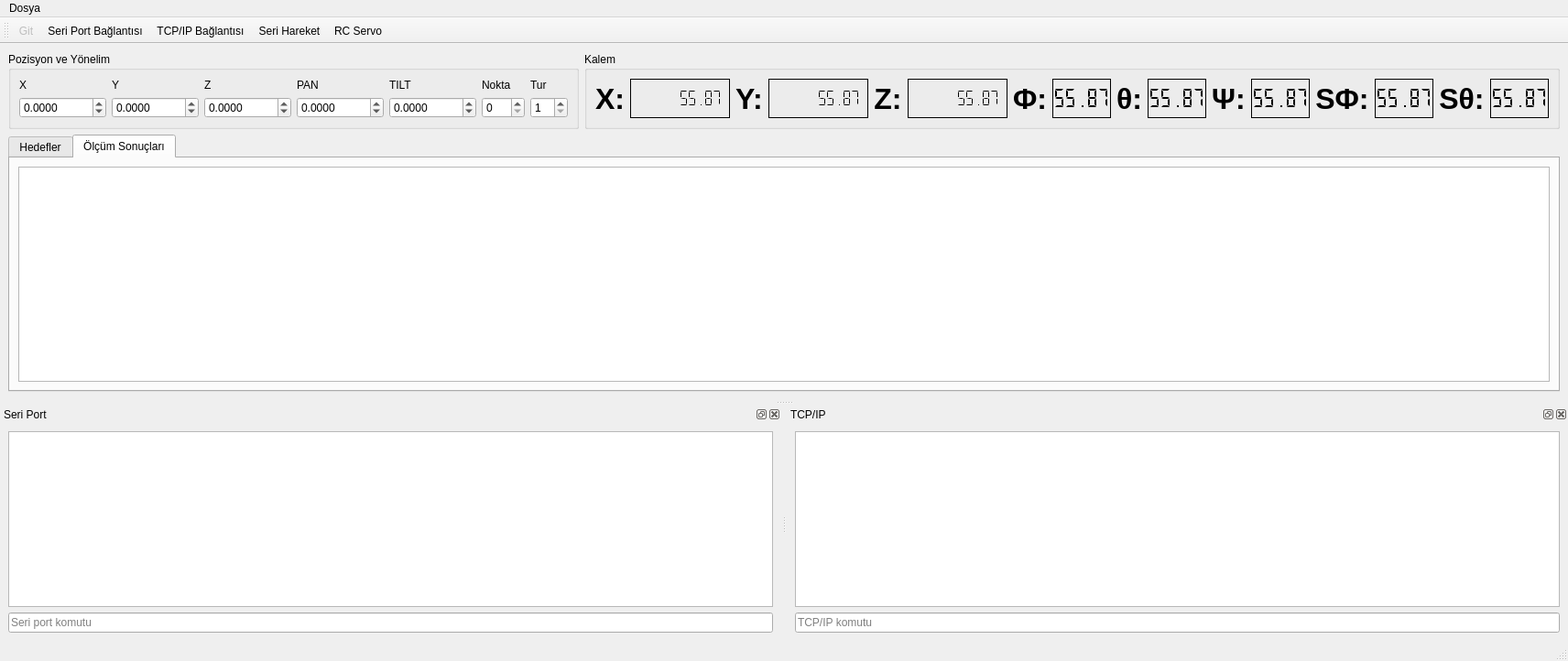
<?xml version="1.0" encoding="UTF-8"?>
<ui version="4.0">
 <class>Home</class>
 <widget class="QMainWindow" name="Home">
  <property name="geometry">
   <rect>
    <x>0</x>
    <y>0</y>
    <width>1642</width>
    <height>722</height>
   </rect>
  </property>
  <property name="windowTitle">
   <string>Evka Test</string>
  </property>
  <widget class="QWidget" name="centralwidget">
   <layout class="QVBoxLayout" name="verticalLayout">
    <item>
     <layout class="QHBoxLayout" name="horizontalLayout" stretch="1,2">
      <item>
       <widget class="QGroupBox" name="groupBox">
        <property name="title">
         <string>Pozisyon ve Yönelim</string>
        </property>
        <layout class="QGridLayout" name="gridLayout">
         <item row="1" column="5">
          <widget class="QDoubleSpinBox" name="inputTilt">
           <property name="decimals">
            <number>4</number>
           </property>
           <property name="minimum">
            <double>-10000.000000000000000</double>
           </property>
           <property name="maximum">
            <double>10000.000000000000000</double>
           </property>
           <property name="singleStep">
            <double>0.100000000000000</double>
           </property>
          </widget>
         </item>
         <item row="1" column="2">
          <widget class="QDoubleSpinBox" name="inputY">
           <property name="decimals">
            <number>4</number>
           </property>
           <property name="minimum">
            <double>-10000.000000000000000</double>
           </property>
           <property name="maximum">
            <double>10000.000000000000000</double>
           </property>
           <property name="singleStep">
            <double>0.100000000000000</double>
           </property>
          </widget>
         </item>
         <item row="1" column="0">
          <widget class="QDoubleSpinBox" name="inputX">
           <property name="decimals">
            <number>4</number>
           </property>
           <property name="minimum">
            <double>-10000.000000000000000</double>
           </property>
           <property name="maximum">
            <double>10000.000000000000000</double>
           </property>
           <property name="singleStep">
            <double>0.100000000000000</double>
           </property>
          </widget>
         </item>
         <item row="0" column="3">
          <widget class="QLabel" name="label_3">
           <property name="text">
            <string>Z</string>
           </property>
          </widget>
         </item>
         <item row="1" column="3">
          <widget class="QDoubleSpinBox" name="inputZ">
           <property name="decimals">
            <number>4</number>
           </property>
           <property name="minimum">
            <double>-10000.000000000000000</double>
           </property>
           <property name="maximum">
            <double>10000.000000000000000</double>
           </property>
           <property name="singleStep">
            <double>0.100000000000000</double>
           </property>
          </widget>
         </item>
         <item row="0" column="5">
          <widget class="QLabel" name="label_5">
           <property name="text">
            <string>TILT</string>
           </property>
          </widget>
         </item>
         <item row="0" column="0">
          <widget class="QLabel" name="label">
           <property name="text">
            <string>X</string>
           </property>
          </widget>
         </item>
         <item row="0" column="4">
          <widget class="QLabel" name="label_4">
           <property name="text">
            <string>PAN</string>
           </property>
          </widget>
         </item>
         <item row="1" column="4">
          <widget class="QDoubleSpinBox" name="inputPan">
           <property name="decimals">
            <number>4</number>
           </property>
           <property name="minimum">
            <double>-10000.000000000000000</double>
           </property>
           <property name="maximum">
            <double>10000.000000000000000</double>
           </property>
           <property name="singleStep">
            <double>0.100000000000000</double>
           </property>
          </widget>
         </item>
         <item row="1" column="6">
          <widget class="QSpinBox" name="spinBoxPoint">
           <property name="maximum">
            <number>200</number>
           </property>
           <property name="value">
            <number>0</number>
           </property>
          </widget>
         </item>
         <item row="0" column="6">
          <widget class="QLabel" name="label_12">
           <property name="text">
            <string>Nokta</string>
           </property>
          </widget>
         </item>
         <item row="0" column="2">
          <widget class="QLabel" name="label_2">
           <property name="text">
            <string>Y</string>
           </property>
          </widget>
         </item>
         <item row="1" column="7">
          <widget class="QSpinBox" name="spinBoxTestNum">
           <property name="minimum">
            <number>1</number>
           </property>
           <property name="maximum">
            <number>21</number>
           </property>
           <property name="value">
            <number>1</number>
           </property>
          </widget>
         </item>
         <item row="0" column="7">
          <widget class="QLabel" name="label_13">
           <property name="text">
            <string>Tur</string>
           </property>
          </widget>
         </item>
        </layout>
       </widget>
      </item>
      <item>
       <widget class="QGroupBox" name="groupBox_2">
        <property name="title">
         <string>Kalem</string>
        </property>
        <layout class="QGridLayout" name="gridLayout_2" columnstretch="1,2,1,2,1,2,1,2,1,2,1,2,0,0,0,0,0,0">
         <item row="1" column="11">
          <widget class="QLCDNumber" name="digitPsi">
           <property name="frameShadow">
            <enum>QFrame::Plain</enum>
           </property>
           <property name="mode">
            <enum>QLCDNumber::Dec</enum>
           </property>
           <property name="segmentStyle">
            <enum>QLCDNumber::Flat</enum>
           </property>
           <property name="value" stdset="0">
            <double>55.869999999999997</double>
           </property>
          </widget>
         </item>
         <item row="1" column="17">
          <widget class="QLCDNumber" name="digitSTheta">
           <property name="frameShadow">
            <enum>QFrame::Plain</enum>
           </property>
           <property name="mode">
            <enum>QLCDNumber::Dec</enum>
           </property>
           <property name="segmentStyle">
            <enum>QLCDNumber::Flat</enum>
           </property>
           <property name="value" stdset="0">
            <double>55.869999999999997</double>
           </property>
          </widget>
         </item>
         <item row="1" column="5">
          <widget class="QLCDNumber" name="digitZ">
           <property name="frameShadow">
            <enum>QFrame::Plain</enum>
           </property>
           <property name="digitCount">
            <number>10</number>
           </property>
           <property name="mode">
            <enum>QLCDNumber::Dec</enum>
           </property>
           <property name="segmentStyle">
            <enum>QLCDNumber::Flat</enum>
           </property>
           <property name="value" stdset="0">
            <double>55.869999999999997</double>
           </property>
          </widget>
         </item>
         <item row="1" column="9">
          <widget class="QLCDNumber" name="digitTheta">
           <property name="frameShadow">
            <enum>QFrame::Plain</enum>
           </property>
           <property name="mode">
            <enum>QLCDNumber::Dec</enum>
           </property>
           <property name="segmentStyle">
            <enum>QLCDNumber::Flat</enum>
           </property>
           <property name="value" stdset="0">
            <double>55.869999999999997</double>
           </property>
          </widget>
         </item>
         <item row="1" column="2">
          <widget class="QLabel" name="label_7">
           <property name="font">
            <font>
             <pointsize>24</pointsize>
             <weight>75</weight>
             <bold>true</bold>
            </font>
           </property>
           <property name="text">
            <string>Y:</string>
           </property>
           <property name="alignment">
            <set>Qt::AlignCenter</set>
           </property>
          </widget>
         </item>
         <item row="1" column="4">
          <widget class="QLabel" name="label_8">
           <property name="font">
            <font>
             <pointsize>24</pointsize>
             <weight>75</weight>
             <bold>true</bold>
            </font>
           </property>
           <property name="text">
            <string>Z:</string>
           </property>
           <property name="alignment">
            <set>Qt::AlignCenter</set>
           </property>
          </widget>
         </item>
         <item row="1" column="12">
          <widget class="QLabel" name="label_14">
           <property name="font">
            <font>
             <pointsize>24</pointsize>
             <weight>75</weight>
             <bold>true</bold>
            </font>
           </property>
           <property name="text">
            <string>SΦ:</string>
           </property>
           <property name="alignment">
            <set>Qt::AlignCenter</set>
           </property>
          </widget>
         </item>
         <item row="1" column="15">
          <widget class="QLabel" name="label_15">
           <property name="font">
            <font>
             <pointsize>24</pointsize>
             <weight>75</weight>
             <bold>true</bold>
            </font>
           </property>
           <property name="text">
            <string>Sθ:</string>
           </property>
           <property name="alignment">
            <set>Qt::AlignCenter</set>
           </property>
          </widget>
         </item>
         <item row="1" column="0">
          <widget class="QLabel" name="label_6">
           <property name="font">
            <font>
             <pointsize>24</pointsize>
             <weight>75</weight>
             <bold>true</bold>
            </font>
           </property>
           <property name="text">
            <string>X:</string>
           </property>
           <property name="alignment">
            <set>Qt::AlignCenter</set>
           </property>
          </widget>
         </item>
         <item row="1" column="6">
          <widget class="QLabel" name="label_9">
           <property name="font">
            <font>
             <pointsize>24</pointsize>
             <weight>75</weight>
             <bold>true</bold>
            </font>
           </property>
           <property name="text">
            <string>Φ:</string>
           </property>
           <property name="alignment">
            <set>Qt::AlignCenter</set>
           </property>
          </widget>
         </item>
         <item row="1" column="8">
          <widget class="QLabel" name="label_10">
           <property name="font">
            <font>
             <pointsize>24</pointsize>
             <weight>75</weight>
             <bold>true</bold>
            </font>
           </property>
           <property name="text">
            <string>θ:</string>
           </property>
           <property name="alignment">
            <set>Qt::AlignCenter</set>
           </property>
          </widget>
         </item>
         <item row="1" column="14">
          <widget class="QLCDNumber" name="digitSFi">
           <property name="frameShadow">
            <enum>QFrame::Plain</enum>
           </property>
           <property name="mode">
            <enum>QLCDNumber::Dec</enum>
           </property>
           <property name="segmentStyle">
            <enum>QLCDNumber::Flat</enum>
           </property>
           <property name="value" stdset="0">
            <double>55.869999999999997</double>
           </property>
          </widget>
         </item>
         <item row="1" column="3">
          <widget class="QLCDNumber" name="digitY">
           <property name="frameShadow">
            <enum>QFrame::Plain</enum>
           </property>
           <property name="digitCount">
            <number>10</number>
           </property>
           <property name="mode">
            <enum>QLCDNumber::Dec</enum>
           </property>
           <property name="segmentStyle">
            <enum>QLCDNumber::Flat</enum>
           </property>
           <property name="value" stdset="0">
            <double>55.869999999999997</double>
           </property>
          </widget>
         </item>
         <item row="1" column="7">
          <widget class="QLCDNumber" name="digitFi">
           <property name="frameShadow">
            <enum>QFrame::Plain</enum>
           </property>
           <property name="mode">
            <enum>QLCDNumber::Dec</enum>
           </property>
           <property name="segmentStyle">
            <enum>QLCDNumber::Flat</enum>
           </property>
           <property name="value" stdset="0">
            <double>55.869999999999997</double>
           </property>
          </widget>
         </item>
         <item row="1" column="1">
          <widget class="QLCDNumber" name="digitX">
           <property name="frameShadow">
            <enum>QFrame::Plain</enum>
           </property>
           <property name="digitCount">
            <number>10</number>
           </property>
           <property name="mode">
            <enum>QLCDNumber::Dec</enum>
           </property>
           <property name="segmentStyle">
            <enum>QLCDNumber::Flat</enum>
           </property>
           <property name="value" stdset="0">
            <double>55.869999999999997</double>
           </property>
          </widget>
         </item>
         <item row="1" column="10">
          <widget class="QLabel" name="label_11">
           <property name="font">
            <font>
             <pointsize>24</pointsize>
             <weight>75</weight>
             <bold>true</bold>
            </font>
           </property>
           <property name="text">
            <string>Ψ:</string>
           </property>
           <property name="alignment">
            <set>Qt::AlignCenter</set>
           </property>
          </widget>
         </item>
        </layout>
       </widget>
      </item>
     </layout>
    </item>
    <item>
     <widget class="QTabWidget" name="tabWidget">
      <property name="currentIndex">
       <number>1</number>
      </property>
      <widget class="QWidget" name="tabTarget">
       <attribute name="title">
        <string>Hedefler</string>
       </attribute>
       <layout class="QVBoxLayout" name="verticalLayout_4">
        <item>
         <widget class="QTableView" name="tableTargets">
          <property name="editTriggers">
           <set>QAbstractItemView::NoEditTriggers</set>
          </property>
          <property name="selectionMode">
           <enum>QAbstractItemView::SingleSelection</enum>
          </property>
          <property name="selectionBehavior">
           <enum>QAbstractItemView::SelectRows</enum>
          </property>
          <attribute name="horizontalHeaderStretchLastSection">
           <bool>true</bool>
          </attribute>
         </widget>
        </item>
       </layout>
      </widget>
      <widget class="QWidget" name="tabResults">
       <attribute name="title">
        <string>Ölçüm Sonuçları</string>
       </attribute>
       <layout class="QVBoxLayout" name="verticalLayout_5">
        <item>
         <widget class="QTableView" name="tableResults">
          <attribute name="horizontalHeaderStretchLastSection">
           <bool>true</bool>
          </attribute>
          <attribute name="verticalHeaderVisible">
           <bool>false</bool>
          </attribute>
         </widget>
        </item>
       </layout>
      </widget>
     </widget>
    </item>
   </layout>
  </widget>
  <widget class="QMenuBar" name="menubar">
   <property name="geometry">
    <rect>
     <x>0</x>
     <y>0</y>
     <width>1642</width>
     <height>22</height>
    </rect>
   </property>
   <widget class="QMenu" name="menuDosya">
    <property name="title">
     <string>Dosya</string>
    </property>
    <addaction name="action_import_csv"/>
    <addaction name="action_export_csv"/>
   </widget>
   <addaction name="menuDosya"/>
  </widget>
  <widget class="QStatusBar" name="statusbar"/>
  <widget class="QToolBar" name="toolBar">
   <property name="windowTitle">
    <string>toolBar</string>
   </property>
   <property name="iconSize">
    <size>
     <width>32</width>
     <height>32</height>
    </size>
   </property>
   <property name="toolButtonStyle">
    <enum>Qt::ToolButtonTextBesideIcon</enum>
   </property>
   <attribute name="toolBarArea">
    <enum>TopToolBarArea</enum>
   </attribute>
   <attribute name="toolBarBreak">
    <bool>false</bool>
   </attribute>
   <addaction name="action_go"/>
   <addaction name="action_connect_sp"/>
   <addaction name="action_connect_tcpip"/>
   <addaction name="action_serial_movement"/>
   <addaction name="actionGoGo"/>
  </widget>
  <widget class="QDockWidget" name="dockWidget">
   <property name="windowTitle">
    <string>Seri Port</string>
   </property>
   <attribute name="dockWidgetArea">
    <number>8</number>
   </attribute>
   <widget class="QWidget" name="dockWidgetContents">
    <layout class="QVBoxLayout" name="verticalLayout_2">
     <item>
      <widget class="QPlainTextEdit" name="spConsole">
       <property name="textInteractionFlags">
        <set>Qt::TextSelectableByKeyboard|Qt::TextSelectableByMouse</set>
       </property>
       <property name="maximumBlockCount">
        <number>2000</number>
       </property>
      </widget>
     </item>
     <item>
      <widget class="QLineEdit" name="lineEditSP">
       <property name="placeholderText">
        <string>Seri port komutu</string>
       </property>
      </widget>
     </item>
    </layout>
   </widget>
  </widget>
  <widget class="QDockWidget" name="dockWidget_2">
   <property name="windowTitle">
    <string>TCP/IP</string>
   </property>
   <attribute name="dockWidgetArea">
    <number>8</number>
   </attribute>
   <widget class="QWidget" name="dockWidgetContents_2">
    <layout class="QVBoxLayout" name="verticalLayout_3">
     <item>
      <widget class="QPlainTextEdit" name="tcpConsole">
       <property name="maximumBlockCount">
        <number>2000</number>
       </property>
      </widget>
     </item>
     <item>
      <widget class="QLineEdit" name="lineEditTCP">
       <property name="placeholderText">
        <string>TCP/IP komutu</string>
       </property>
      </widget>
     </item>
    </layout>
   </widget>
  </widget>
  <action name="action_import_csv">
   <property name="text">
    <string>İçe Aktar (CSV)</string>
   </property>
  </action>
  <action name="action_connect_sp">
   <property name="checkable">
    <bool>true</bool>
   </property>
   <property name="icon">
    <iconset resource="res.qrc">
     <normaloff>:/assets/sp.png</normaloff>:/assets/sp.png</iconset>
   </property>
   <property name="text">
    <string>Seri Port Bağlantısı</string>
   </property>
  </action>
  <action name="action_connect_tcpip">
   <property name="checkable">
    <bool>true</bool>
   </property>
   <property name="icon">
    <iconset resource="res.qrc">
     <normaloff>:/assets/tcpip.png</normaloff>:/assets/tcpip.png</iconset>
   </property>
   <property name="text">
    <string>TCP/IP Bağlantısı</string>
   </property>
   <property name="toolTip">
    <string>TCP/IP üzerinden robota bağlan</string>
   </property>
  </action>
  <action name="action_serial_movement">
   <property name="checkable">
    <bool>true</bool>
   </property>
   <property name="icon">
    <iconset resource="res.qrc">
     <normaloff>:/assets/path.png</normaloff>:/assets/path.png</iconset>
   </property>
   <property name="text">
    <string>Seri Hareket</string>
   </property>
  </action>
  <action name="action_go">
   <property name="enabled">
    <bool>false</bool>
   </property>
   <property name="icon">
    <iconset resource="res.qrc">
     <normaloff>:/assets/go.png</normaloff>:/assets/go.png</iconset>
   </property>
   <property name="text">
    <string>Git</string>
   </property>
  </action>
  <action name="actionGoGo">
   <property name="text">
    <string>RC Servo</string>
   </property>
  </action>
  <action name="action_export_csv">
   <property name="text">
    <string>Dışa Aktar (CSV)</string>
   </property>
  </action>
 </widget>
 <resources>
  <include location="res.qrc"/>
 </resources>
 <connections/>
</ui>
